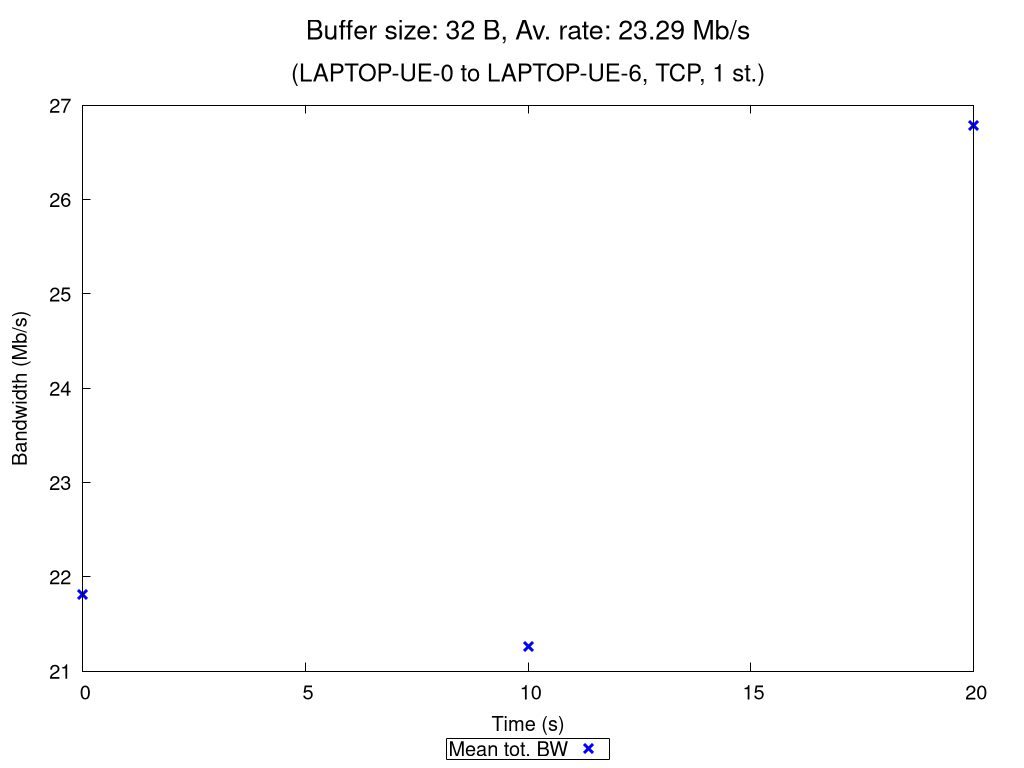

This chart was generated by the following gnuplot code:
set terminal pngcairo nocrop enhanced size 1024,768 font "Verdana,15"
set output "TCP_1_st_2020_10_29_09-41-39_one2two_00032B.png"

set title "{/=20 Buffer size: 32 B, Av. rate: 23.29 Mb/s}\n\n{/=18 (LAPTOP-UE-0 to LAPTOP-UE-6, TCP, 1 st.)}"

set xlabel "Time (s)"
set ylabel "Bandwidth (Mb/s)"
set ytics nomirror
set key bmargin center horizontal box samplen 1 width -1
set bmargin 4.6
set rmargin 4.5

rf = 1000000.0  # rate factor
set style fill transparent solid 0.2 noborder
set autoscale xfix
plot "TCP_1_st_2020_10_29_09-41-39_one2two_00032B_iperf_processed.dat" using 1:($2/rf-$3/rf):($2/rf+$3/rf) with filledcurves lc rgb "blue" notitle, \
     "" using 1:($2/rf) with points pt 2 ps 1.5 lw 3 lc rgb "blue" title "Mean tot. BW", \
